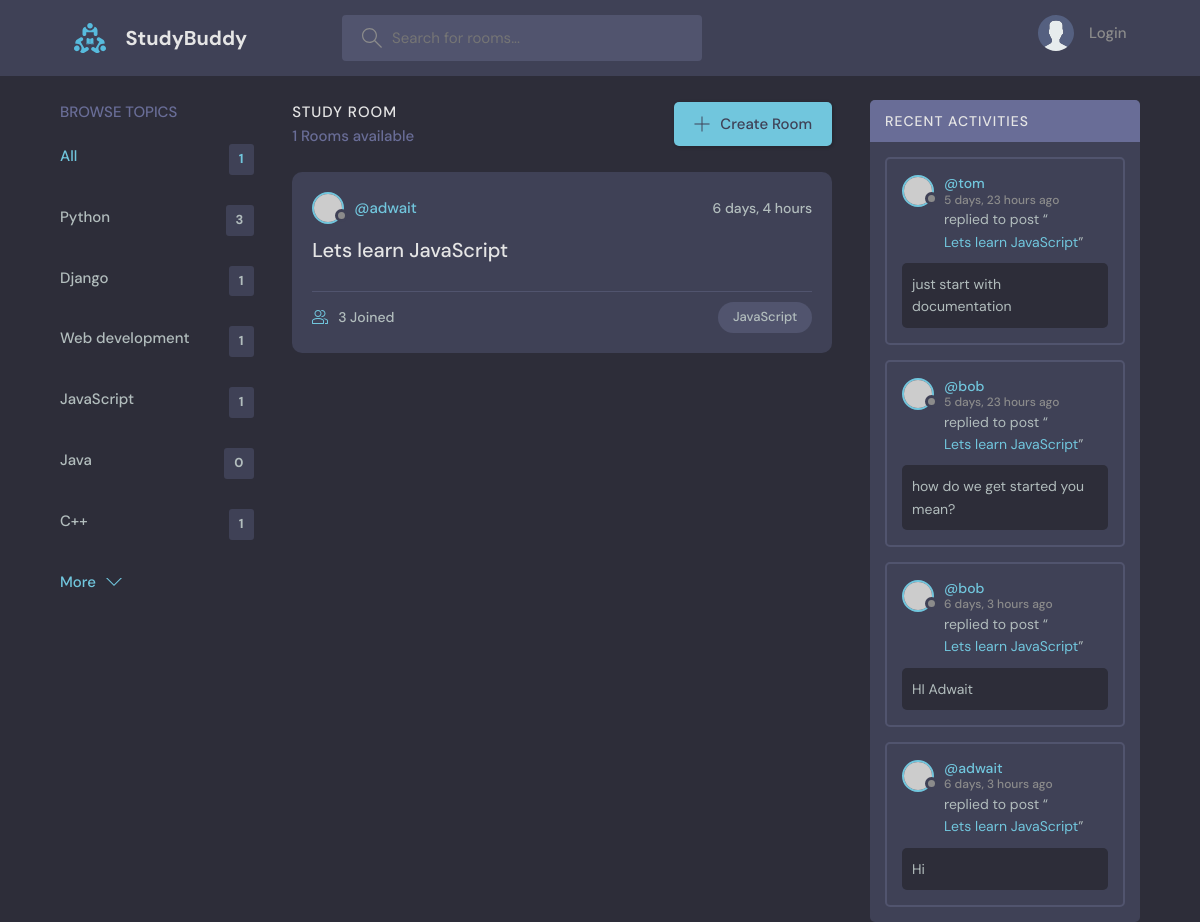
Screenshot of /base/home/?q=JavaScript with the database file from the repository.
### base/models.py (models this page shows)
class Topic (models.Model):
    name = models.CharField(max_length = 200)
    def __str__(self):
        return self.name

class Room(models.Model):
    host = models.ForeignKey(User, on_delete=models.CASCADE, null =True)
    topic = models.ForeignKey(Topic, on_delete=models.SET_NULL, null =True)
    name = models.CharField(max_length=200)
    description = models.TextField(null=True, blank=True)
    participants = models.ManyToManyField(User, related_name='participants', blank=True)
    updated = models.DateTimeField(auto_now=True)
    created = models.DateTimeField(auto_now_add=True)
    class Meta:
        ordering = ['-updated', '-created']
    def __str__(self) -> str:
        return self.name

class Message(models.Model):
    user = models.ForeignKey(User, on_delete=models.CASCADE)
    room = models.ForeignKey(Room, on_delete=models.CASCADE)
    body = models.TextField()
    updated = models.DateTimeField(auto_now=True)
    created = models.DateTimeField(auto_now_add=True)
    class Meta:
        ordering = ['-updated', '-created']
    def __str__(self):
        return self.body[0:50]

### base/views.py (the view)
# urls.py: path("home/", views.home, name="base.home"),
def home(request):
    q = request.GET.get('q') if request.GET.get('q') != None else ''
    rooms = Room.objects.filter(
        Q (topic__name__icontains=q) |
        Q(name__icontains=q) |
        Q(description__icontains=q)
    )
    topics = []
    all_topics = Topic.objects.all()
    for t in all_topics:
        topics.append({"name" : t, "count": t.room_set.all().count()})
    room_count= rooms.count()
    roomMessages = Message.objects.filter(Q(room__topic__name__icontains=q))
    context = {'rooms':rooms, 'topics':topics, 'room_count':room_count, 'roomMessages':roomMessages}
    return render(request, 'base/home.html', context)

### base/templates/base/home.html (shortened to what this page needs)
{% extends 'main.html' %} {% block content%}
<main class="layout layout--3">
  <div class="container">
    {% include 'base/topics_component.html' %}
    <div class="roomList">
      <div class="roomList__header">
        <div>
          <h2>Study Room</h2>
          <p>{{room_count}} Rooms available</p>
        </div>
        <a class="btn btn--main" href="{% url 'base.createRoom' %}">
          <svg
            version="1.1"
            xmlns="http://www.w3.org/2000/svg"
            width="32"
            height="32"
            viewBox="0 0 32 32"
          >
            <title>add</title>
            <path
              d="M16.943 0.943h-1.885v14.115h-14.115v1.885h14.115v14.115h1.885v-14.115h14.115v-1.885h-14.115v-14.115z"
            ></path>
          </svg>
          Create Room
        </a>
      </div>
      {% include 'base/feed_component.html' %}
    </div>
    {% include 'base/activity_component.html' %}
  </div>
</main>
{% endblock %}

### base/templates/base/topics_component.html
<div class="topics">
  <div class="topics__header">
    <h2>Browse Topics</h2>
  </div>
  <ul class="topics__list">
    <li>
      <a href="{% url 'base.home'%}" class="active"
        >All <span>{{room_count}}</span></a
      >
    </li>
    {% for topic in topics%}
    <li>
      <a href="{%url 'base.home'%}?q={{topic.name}}"
        >{{topic.name}} <span>{{topic.count}}</span></a
      >
    </li>
    {%endfor %}
  </ul>
  <a class="btn btn--link" href="topics.html">
    More
    <svg
      version="1.1"
      xmlns="http://www.w3.org/2000/svg"
      width="32"
      height="32"
      viewBox="0 0 32 32"
    >
      <title>chevron-down</title>
      <path d="M16 21l-13-13h-3l16 16 16-16h-3l-13 13z"></path>
    </svg>
  </a>
</div>

### base/templates/base/feed_component.html (shortened to what this page needs)
{% for room in rooms %}
<div class="roomListRoom">
  <div class="roomListRoom__header">
    <a
      href="{% url 'base.userProfile'  room.host.id %}"
      class="roomListRoom__author"
    >
      <div class="avatar avatar--small">
        <img src="https://randomuser.me/api/portraits/women/11.jpg" />
      </div>
      <span>@{{room.host.username}}</span>
    </a>
    <div class="roomListRoom__actions">
      <span>{{room.created|timesince}}</span>
    </div>
  </div>
  <div class="roomListRoom__content">
    <a href="{% url 'base.room' room.id %}">{{room.name}}</a>
  </div>
  <div class="roomListRoom__meta">
    <a href="{% url 'base.room' room.id %}" class="roomListRoom__joined">
      {{room.participants.all.count}} Joined
    </a>
    <p class="roomListRoom__topic">{{room.topic.name}}</p>
  </div>
</div>
{% endfor %}

### base/templates/base/activity_component.html (shortened to what this page needs)
<div class="activities">
  <div class="activities__header">
    <h2>Recent Activities</h2>
  </div>
  {%for message in roomMessages%}
  <div class="activities__box">
    <div class="activities__boxHeader roomListRoom__header">
      <a
        href="{% url 'base.userProfile' message.user.id %}"
        class="roomListRoom__author"
      >
        <div class="avatar avatar--small">
          <img src="https://randomuser.me/api/portraits/women/11.jpg" />
        </div>
        <p>
          @{{message.user}}
          <span>{{message.created|timesince}} ago</span>
        </p>
      </a>
    </div>
    <div class="activities__boxContent">
      <p>
        replied to post “<a href="{% url 'base.room'  message.room.id %}"
          >{{message.room}}</a
        >”
      </p>
      <div class="activities__boxRoomContent">{{message.body}}</div>
    </div>
  </div>
  {%endfor%}
</div>

### rows the page displays
Topic: name "Python", count "3"
Topic: name "Django", count "1"
Topic: name "Web development", count "1"
Topic: name "JavaScript", count "1"
Topic: name "Java", count "0"
Topic: name "C++", count "1"
Room: host.username "adwait", created "6 days, 4 hours", name "Lets learn JavaScript", participants.all.count "3", topic.name "JavaScript"
Message: user "tom", created "5 days, 23 hours", room "Lets learn JavaScript", body "just start with documentation"
Message: user "bob", created "5 days, 23 hours", room "Lets learn JavaScript", body "how do we get started you mean?"
Message: user "bob", created "6 days, 3 hours", room "Lets learn JavaScript", body "HI Adwait"
Message: user "adwait", created "6 days, 3 hours", room "Lets learn JavaScript", body "Hi"

### other values shown
{{ room_count }} "1"
